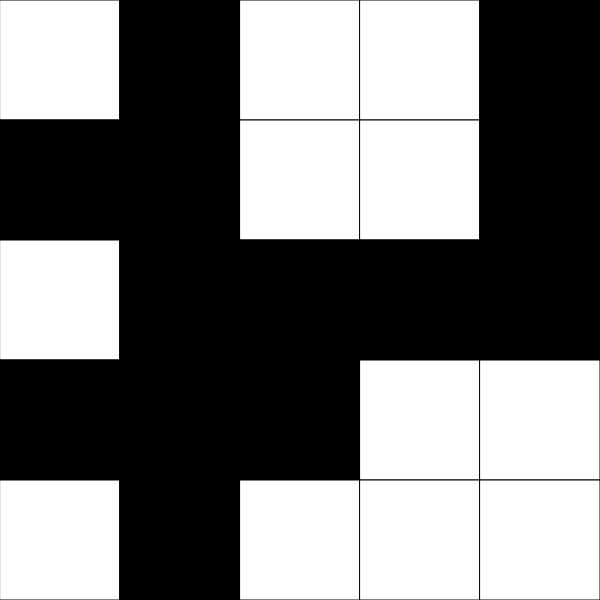
Frame 1 (no input)
Frame 60 (no input): identical to frame 1, image omitted
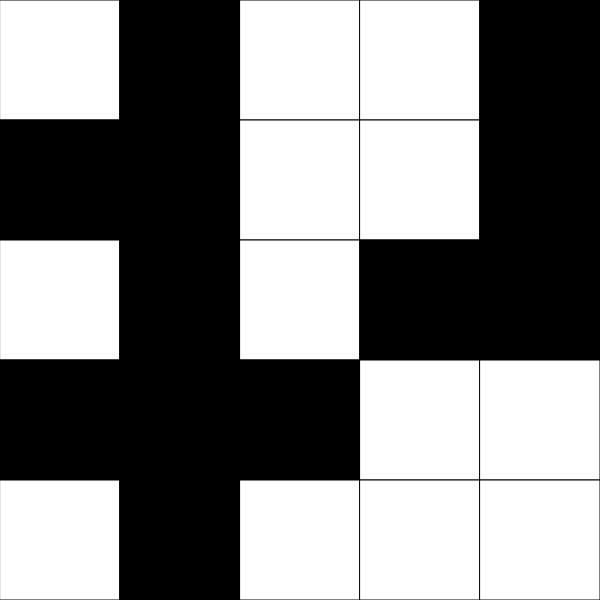
Frame 120 (the mouse pressed at the canvas centre since frame 60)

The p5.js sketch that drew these frames (run headless with seeded random() and noise() and a simulated clock; from frame 60 on, the mouse is pressed at the canvas centre):

// p5.js sketch
// ── sketch.js
// Grid Demo
// Catherine Liu
// March 26, 2018

let rows = 5;
let cols = 5;
let grid;
let cellSize;

function setup() {
  createCanvas(600, 600);
  cellSize = width / cols;
  grid = createRandom2dArray(cols, rows);
}

function draw() {
  background(255);
  displayGrid();
}

function displayGrid() {
  for (let x=0; x<cols; x++) {
    for (let y=0; y<rows; y++) {
      if (grid[x][y] === 0) {
        fill(0);
      }
      else {
        fill(255);
      }
      rect(x*cellSize, y*cellSize, cellSize, cellSize);
    }
  }
}

function mousePressed() {
  let xcoord = floor(mouseX / cellSize);
  let ycoord = floor(mouseY / cellSize);

  if (grid[xcoord][ycoord] === 1) {
    grid[xcoord][ycoord] = 0;
  }
  else {
    grid[xcoord][ycoord] = 1;
  }
}

function keyPressed() {
  grid = createRandom2dArray(cols, rows);
}

function createRandom2dArray(cols, rows) {
  let randomGrid = [];
  for (let x=0; x<cols; x++) {
    randomGrid.push([]);
    for (let y=0; y<rows; y++) {
      if (random(100) < 50) {
        randomGrid[x].push(0);
      }
      else {
        randomGrid[x].push(1);
      }
    }
  }
  return randomGrid;
}
